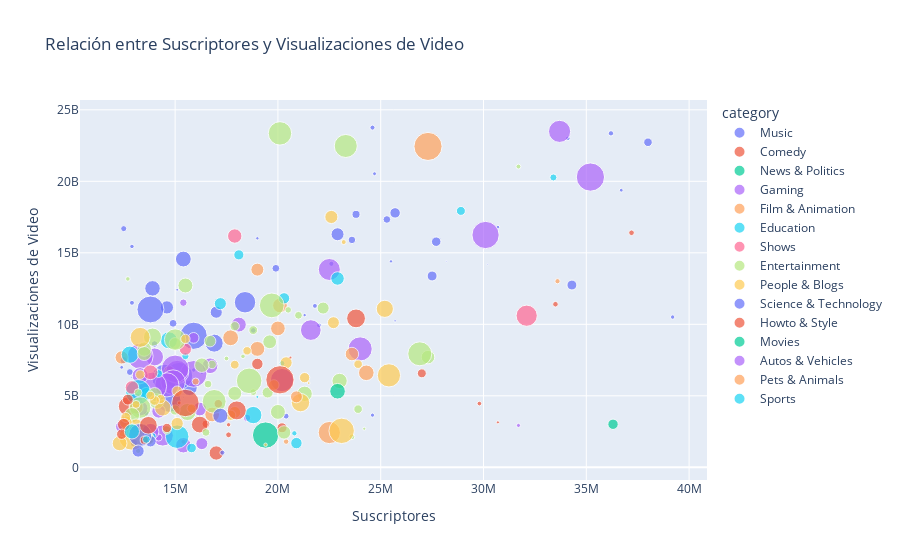

Notebook cell for this chart:
### Code cell
# Crear un gráfico de dispersión interactivo
fig = px.scatter(df, x='subscribers', y='video views', color='category', size='uploads',
                 hover_name='Youtuber', title='Relación entre Suscriptores y Visualizaciones de Video')

# Personalizar el diseño del gráfico
fig.update_layout(
    xaxis_title='Suscriptores',
    yaxis_title='Visualizaciones de Video',
    showlegend=True
)

# Mostrar el gráfico interactivo
fig.show()

### Figure 1 — Plotly figure (JSON) as saved in the notebook; plotly's stock layout.template omitted (floating-point values rounded to 4 significant figures)
{"data": [{"hovertemplate": "<b>%{hovertext}</b><br><br>category=Music<br>subscribers=%{x}<br>video views=%{y}<br>uploads=%{marker.size}<extra></extra>", "hovertext": ["XXXTENTACION", "Daddy Yankee", "Bruno Mars", "Ozuna", "Geet MP3", "J Balvin", "ImagineDragons", "Adele", "Michael Jackson", "toycantando", "Wiz Khalifa", "David Guetta", "Nicki Minaj", "Post Malone", "Coldplay", "EminemVEVO", "KatyPerryVEVO", "Enrique Iglesias", "NickyJamTV", "toyorbabytv", "The Chainsmokers", "Charlie Puth", "Dua Lipa", "Becky G", "Emiway Bantai", "Gusttavo Lima Oficial", "Calvin Harris", "Farruko", "RsiamMusic : ï¿½ï¿½ï¿½ï¿½ï¿½ï¿½ï¿½ï¿½", "Queen Official", "Pop Chartbusters", "Camila Cabello", "MK MUSIC", "Camilo", "DM - Desi Melodies", "Zee Music Classic", "Katakit Baby TV", "Genierock", "zayn", "SRK MUSIC", "AdeleVEVO", "50 Cent", "melanie martinez", "Camila Loures", "O Reino Infantil", "Aadishakti Films", "Hear This Music", "Neha Kakkar", "Lana Del Rey", "Luli Pampï¿½", "Atlantic Records", "Think Music India", "Lindsey Stirling", "Awakening Music", "Lokdhun Punjabi", "Lofi Girl", "Akon", "Rauw Alejandro", "EnriqueIglesiasVEVO", "Duo Tiempo De Sol", "elcarteldesantatv", "Mundo Bita", "Migos ATL"], "legendgroup": "Music", "marker": {"color": "#636efa", "size": [133, 505, 99, 196, 679, 141, 92, 15, 15, 619, 682, 749, 42, 78, 398, 104, 175, 443, 392, 1159, 180, 157, 164, 78, 239, 416, 79, 217, 3159, 1015, 2235, 80, 5105, 132, 79, 1640, 220, 1725, 21, 5056, 52, 419, 127, 3978, 1206, 4790, 39, 149, 43, 294, 1660, 4978, 199, 814, 1262, 409, 39, 168, 137, 323, 377, 253, 99], "sizemode": "area", "sizeref": 13.73, "symbol": "circle"}, "mode": "markers", "name": "Music", "orientation": "v", "showlegend": true, "type": "scatter", "x": [39200000, 38000000, 36700000, 36200000, 34300000, 34100000, 30700000, 30200000, 28200000, 27700000, 27500000, 25700000, 25700000, 25500000, 25300000, 24700000, 24600000, 23800000, 23600000, 22900000, 22600000, 22000000, 21800000, 21300000, 20400000, 19900000, 19000000, 18800000, 18400000, 17000000, 16900000, 16300000, 15900000, 15900000, 15700000, 15700000, 15500000, 15400000, 15400000, 15200000, 15100000, 14900000, 14900000, 14700000, 14600000, 14500000, 14500000, 14100000, 14100000, 14000000, 13900000, 13800000, 13600000, 13500000, 13100000, 13000000, 12900000, 12900000, 12900000, 12800000, 12500000, 12500000, 12400000], "xaxis": "x", "y": [10507474316, 22731415608, 19378155425, 23355801606, 12746535822, 23005313609, 16793072362, 14199108016, 14412474625, 15777682516, 13379395501, 17793809548, 10242981063, 14401218086, 17331663193, 20531704527, 23755792542, 17688774915, 15901824841, 16298342829, 14231943358, 9924807127, 11288359365, 10644857969, 3579555124, 13917423958, 16014044618, 9573641299, 11544297793, 10847948832, 8684010451, 6613422635, 9198986881, 6802382479, 5914071870, 5558051295, 6386271870, 14564170905, 4909687948, 6391679636, 12413869881, 10069000444, 4395184343, 4684983333, 11182302317, 6290721701, 9201428420, 2131548711, 6884215292, 8623705301, 12513842343, 11039343563, 3764608356, 5545936485, 4712624489, 1698279553, 6300933122, 11504090820, 15446707595, 6662288136, 7489455451, 16690788752, 6993406259], "yaxis": "y"}, {"hovertemplate": "<b>%{hovertext}</b><br><br>category=Comedy<br>subscribers=%{x}<br>video views=%{y}<br>uploads=%{marker.size}<extra></extra>", "hovertext": ["Jkk Entertainment", "KHANDESHI MOVIES", "Round2hell", "ashish chanchlani vines", "Brent Rivera", "Bizarrap", "Noor Stars", "MissaSinfonia", "TheBrianMaps", "Prajapati News", "FailArmy", "T3ddy", "Harsh Beniwal", "The MriDul", "Chad Wild Clay", "O Que Nï¿½ï¿½ï¿½ï¿½ï¿½ï¿", "Franco Escamilla", "Make Joke Of"], "legendgroup": "Comedy", "marker": {"color": "#EF553B", "size": [220, 217, 67, 151, 554, 83, 693, 233, 498, 1407, 438, 1930, 165, 106, 698, 696, 2483, 62], "sizemode": "area", "sizeref": 13.73, "symbol": "circle"}, "mode": "markers", "name": "Comedy", "orientation": "v", "showlegend": true, "type": "scatter", "x": [37200000, 33500000, 30700000, 29800000, 27000000, 20600000, 20200000, 17600000, 17100000, 17000000, 16500000, 16200000, 15400000, 15200000, 14700000, 13700000, 12700000, 12300000], "xaxis": "x", "y": [16402066717, 11405809704, 3145161634, 4457913639, 6570935979, 7657171980, 2764127969, 2274007523, 4448334716, 1001465469, 3037260680, 2990185467, 1781226000, 4503880875, 6751985988, 1967930734, 4266957149, 2129773714], "yaxis": "y"}, {"hovertemplate": "<b>%{hovertext}</b><br><br>category=News & Politics<br>subscribers=%{x}<br>video views=%{y}<br>uploads=%{marker.size}<extra></extra>", "hovertext": ["YouTube", "DLS News"], "legendgroup": "News & Politics", "marker": {"color": "#00cc96", "size": [744, 4750], "sizemode": "area", "sizeref": 13.73, "symbol": "circle"}, "mode": "markers", "name": "News & Politics", "orientation": "v", "showlegend": true, "type": "scatter", "x": [36300000, 19400000], "xaxis": "x", "y": [3010784935, 2255542592], "yaxis": "y"}, {"hovertemplate": "<b>%{hovertext}</b><br><br>category=Gaming<br>subscribers=%{x}<br>video views=%{y}<br>uploads=%{marker.size}<extra></extra>", "hovertext": ["Markiplier", "SSSniperWolf", "Dream", "jacksepticeye", "Preston", "SSundee", "MiawAug", "Marmok", "SQUEEZIE", "CoryxKenshin", "Technoblade", "JJ Olatunji", "Lyna", "Unspeakable", "FFUNTV", "Mobile Legends: Bang Bang", "EdisonPts", "Kwebbelkop", "TazerCraft", "PrestonPlayz", "Gyan Gamingï¿½", "TommyInnit", "E-MasterSensei", "ýýýýýýýýýýýý", "Jazzghost", "ýýýýýýýý/Atro", "Acenix", "penguinz0", "BanderitaX", "AzzyLand", "Morgz", "Timba Vk"], "legendgroup": "Gaming", "marker": {"color": "#ab63fa", "size": [5490, 3366, 116, 5114, 4009, 3315, 3713, 374, 1521, 1693, 989, 1294, 4906, 796, 379, 1647, 3733, 5198, 4175, 4009, 3086, 342, 1300, 2210, 5494, 1952, 368, 4613, 1640, 1749, 825, 1024], "sizemode": "area", "sizeref": 13.73, "symbol": "circle"}, "mode": "markers", "name": "Gaming", "orientation": "v", "showlegend": true, "type": "scatter", "x": [35200000, 33700000, 31700000, 30100000, 24000000, 22500000, 20200000, 18500000, 18100000, 16700000, 16300000, 16200000, 15900000, 15900000, 15400000, 15400000, 15100000, 15000000, 14900000, 14600000, 14400000, 14200000, 14200000, 14000000, 13900000, 13800000, 13600000, 13300000, 13300000, 13300000, 12600000, 12400000], "xaxis": "x", "y": [20297931219, 23492684419, 2930015381, 16246625836, 8279004442, 13835173331, 6098644584, 3457618361, 9983065083, 7102965621, 1656452554, 4076692623, 6534326412, 9052367553, 11513738907, 1543608082, 6668507856, 6889304306, 5956193599, 5766647017, 2224121890, 2084791147, 3920559552, 7719743112, 5673347763, 2480957682, 2122062016, 7773543609, 4129249415, 6412313570, 3303595310, 2840137980], "yaxis": "y"}, {"hovertemplate": "<b>%{hovertext}</b><br><br>category=Film & Animation<br>subscribers=%{x}<br>video views=%{y}<br>uploads=%{marker.size}<extra></extra>", "hovertext": ["Selena Gomez", "Nick Jr.", "Pen Movies", "Peppa Pig Espaï¿½ï¿½ï¿½ï¿½ï¿½ï¿½ï¿½ï¿½ï¿½", "Goldmines Cineplex", "Totoy kids - Portuguï¿½", "Pencilmation", "Green Gold TV - Official Channel", "Wow Kidz Action", "Turma da Mï¿½ï¿½", "Les' Copaque Production", "Gato Galactico | GALï¿½ï¿", "Totoy kids - Espaï¿½ï", "Peppa Pig em Portuguï¿½ï¿½ï¿½ï¿½ï¿½ï¿½ï¿½ï¿½ï¿", "Zee Kids"], "legendgroup": "Film & Animation", "marker": {"color": "#FFA15A", "size": [188, 5438, 1667, 1251, 3377, 206, 1481, 1476, 1525, 1154, 1716, 1491, 344, 1365, 1212], "sizemode": "area", "sizeref": 13.73, "symbol": "circle"}, "mode": "markers", "name": "Film & Animation", "orientation": "v", "showlegend": true, "type": "scatter", "x": [33600000, 27300000, 24300000, 23600000, 22500000, 20400000, 20100000, 20000000, 19000000, 19000000, 17700000, 16800000, 16000000, 13100000, 12400000], "xaxis": "x", "y": [13013567335, 22440611155, 6608773195, 7920637200, 2431154438, 1796227417, 11317309935, 9715291883, 8281724393, 13824277846, 9059696049, 3693798804, 5997599089, 4214172991, 7683670251], "yaxis": "y"}, {"hovertemplate": "<b>%{hovertext}</b><br><br>category=Education<br>subscribers=%{x}<br>video views=%{y}<br>uploads=%{marker.size}<extra></extra>", "hovertext": ["CVS 3D Rhymes & Kids Songs", "infobells - Tamil", "BabyBus - Canciones Infantiles & Videos para Niï¿½ï", "Dr. Vivek Bindra: Motivational Speaker", "Kurzgesagt ï¿½ï¿½ï¿½ï¿½ï¿½ï¿", "BabyBus - Cerita & Lagu Anak-anak", "Kiddiestv Hindi - Nursery Rhymes & Kids Songs", "ýýýýýýýýýýýýýý ýýýý", "TED-Ed", "Blippi - Educational Videos for Kids", "El Reino a Jugar", "Dear Sir", "Infobells Bangla", "Daftar Populer", "Netflix Jr.", "infobells - Kannada", "Veritasium", "infobells", "JOJO TV - Hindi Stories", "The Infographics Show", "Right to Shiksha"], "legendgroup": "Education", "marker": {"color": "#19d3f3", "size": [338, 555, 1251, 896, 193, 875, 226, 60, 2072, 707, 1007, 633, 359, 3810, 1996, 433, 369, 495, 1097, 4279, 2044], "sizemode": "area", "sizeref": 13.73, "symbol": "circle"}, "mode": "markers", "name": "Education", "orientation": "v", "showlegend": true, "type": "scatter", "x": [33400000, 28900000, 22900000, 20900000, 20800000, 20300000, 20200000, 19000000, 18800000, 18100000, 17200000, 15800000, 15500000, 15100000, 14700000, 14200000, 13900000, 13700000, 13600000, 13200000, 12800000], "xaxis": "x", "y": [20269857567, 17930570614, 13206471140, 1693149479, 2378448129, 11819051552, 7274150246, 4924054368, 3654621568, 14857290259, 11445492404, 1349288771, 7776706184, 2143140898, 8882319696, 6554000320, 2165885634, 5178142148, 5141201173, 5263540904, 7876740921], "yaxis": "y"}, {"hovertemplate": "<b>%{hovertext}</b><br><br>category=Shows<br>subscribers=%{x}<br>video views=%{y}<br>uploads=%{marker.size}<extra></extra>", "hovertext": ["Mr Bean", "MGC Playhouse", "ýýýýýýýý ýý ýýýýýýýý", "Kids TV India Hindi Nursery Rhymes", "ýýýýýýýý ýýýý ýýýýýýýýýýýýýý"], "legendgroup": "Shows", "marker": {"color": "#FF6692", "size": [3091, 1426, 1021, 1505, 1255], "sizemode": "area", "sizeref": 13.73, "symbol": "circle"}, "mode": "markers", "name": "Shows", "orientation": "v", "showlegend": true, "type": "scatter", "x": [32100000, 17900000, 15500000, 13800000, 12900000], "xaxis": "x", "y": [10602236110, 16174530046, 8265129639, 6646953396, 5585085130], "yaxis": "y"}, {"hovertemplate": "<b>%{hovertext}</b><br><br>category=Entertainment<br>subscribers=%{x}<br>video views=%{y}<br>uploads=%{marker.size}<extra></extra>", "hovertext": ["DONA ï¿½ï¿½", "Crazy XYZ", "Renato Garcia YT", "MrBeast en Espaï¿½ï", "James Charles", "Juan De Dios Pantoja", "Sesame Street", "DrossRotzank", "Kinder Spielzeug Kanal (Kidibli)", "Infinite", "Lyrical Lemonade", "Ninja Kidz TV", "Got Talent Global", "CookieSwirlC", "Gordon Ramsay", "Britain's Got Talent", "tabii Urdu", "RKD Studios", "Sidemen", "ýýýýýýýýýýýýýýýýýýýýýý", "Shemaroo Comedy", "Miley Cyrus", "RobleisIUTU", "Like Nastya VNM", "Fun For Kids TV - Hindi Rhymes", "VICE", "Like Nastya IDN", "With Kids[ï¿½ï¿½ï¿½ï¿½ï", "Jordan Matter", "ýýýýýýýý ýýýýýýýýýýýýýýýýýýýýýý", "Bollywood Classics", "Juliana Baltar", "Kashvi Adlakha", "XpressTV", "THE BROWN SIBLINGS", "A2 Motivation by Arvind Arora", "Doc Tops", "Bie The Ska", "Crescendo com Luluca", "karameeshchannel", "Airrack", "Goldmines Premiere", "Lady Diana", "Vijay Kumar Viner Vlogs", "Vogue", "BIBO ï¿½ï¿½ï¿½ï¿½ï¿½ï¿", "MC Divertida", "Davie504", "Top Viral Talent", "YoungBoy Never Broke Again"], "legendgroup": "Entertainment", "marker": {"color": "#B6E880", "size": [166, 1259, 3956, 67, 505, 226, 3657, 1598, 999, 1608, 420, 296, 1245, 3774, 1527, 4225, 1306, 847, 312, 530, 4487, 142, 1344, 602, 149, 3900, 502, 920, 413, 421, 1444, 2019, 1525, 724, 965, 3168, 490, 1540, 1307, 2254, 173, 975, 1403, 1357, 3166, 192, 413, 838, 1598, 142], "sizemode": "area", "sizeref": 13.73, "symbol": "circle"}, "mode": "markers", "name": "Entertainment", "orientation": "v", "showlegend": true, "type": "scatter", "x": [31700000, 27300000, 26900000, 24200000, 23900000, 23600000, 23300000, 23000000, 22200000, 21300000, 21000000, 20500000, 20300000, 20100000, 20000000, 19700000, 19600000, 19500000, 18800000, 18800000, 18600000, 18300000, 17900000, 17900000, 17500000, 16900000, 16800000, 16700000, 16600000, 16500000, 16300000, 15600000, 15500000, 15000000, 15000000, 15000000, 14600000, 14100000, 14000000, 13900000, 13800000, 13700000, 13500000, 13500000, 13300000, 13200000, 13200000, 13000000, 12900000, 12700000], "xaxis": "x", "y": [21031745531, 7705492350, 7938616641, 2700914170, 4067878931, 2135644776, 22471357411, 6041264489, 11136266461, 5141834668, 10631638628, 11009148579, 2441288701, 23353115850, 3875172235, 11323617496, 8779729549, 5234251168, 5257834105, 9594188708, 6047584292, 7760819588, 5168721499, 9867515979, 7612385622, 4609753237, 7195314800, 8826138204, 5819508534, 2440934034, 7141825267, 3869457097, 12714141740, 4008801873, 8658553456, 8932038210, 2613197447, 4627069704, 5094050461, 9106781518, 2224911030, 1973638757, 8265920659, 7958771872, 4177184071, 1148422000, 5224764969, 2683297849, 3643698504, 13174393401], "yaxis": "y"}, {"hovertemplate": "<b>%{hovertext}</b><br><br>category=People & Blogs<br>subscribers=%{x}<br>video views=%{y}<br>uploads=%{marker.size}<extra></extra>", "hovertext": ["Rans Entertainment", "WB Kids", "Diana and Roma EN", "Lady Gaga", "TED", "Vania Mania Kids", "mmoshaya", "Tekashi 6ix9ine", "The Royalty Family", "Baim Paula", "Jake Paul", "Crafty Panda", "JukiLop", "Like Nastya Vlog", "David Dobrik", "KatieAngel", "tanboy kun", "Arif muhammad", "Blippi Espaï¿½ï", "PowerfulJRE", "Mohamed Ramadan I ï¿½ï¿½ï¿½ï¿½ï¿½ï¿½ï", "Indore Physical Academy", "Super Polina", "TV Ana Emilia", "123 GO! Spanish", "ýýýýýýýýýýýýýýýýýý", "Kids Lineï¿½ï¿½ï¿½ï¿½ï¿½ï¿½ï¿½", "Painzeiro", "ýýýýýýýýýýýýýýý Ms Yeah", "RaptorGamer", "Pastor Antï¿½ï¿½ï¿½ï¿½ï", "CaseyNeistat", "ýýýýýýýýýSULGI", "Free Fire India Official"], "legendgroup": "People & Blogs", "marker": {"color": "#FECB52", "size": [3716, 2025, 511, 172, 4445, 985, 1189, 51, 733, 2325, 1006, 760, 85, 493, 536, 982, 739, 542, 598, 1037, 753, 1838, 576, 651, 520, 608, 2742, 1077, 435, 1444, 4712, 1101, 683, 1500], "sizemode": "area", "sizeref": 13.73, "symbol": "circle"}, "mode": "markers", "name": "People & Blogs", "orientation": "v", "showlegend": true, "type": "scatter", "x": [25400000, 25200000, 23900000, 23200000, 23100000, 22700000, 22600000, 21500000, 21300000, 21100000, 20400000, 19800000, 19400000, 18500000, 17900000, 17900000, 17700000, 15800000, 15500000, 15100000, 15100000, 14400000, 14300000, 14000000, 13800000, 13300000, 13300000, 13100000, 13100000, 13100000, 12900000, 12600000, 12600000, 12300000], "xaxis": "x", "y": [6430853035, 11081602368, 7213499085, 15751661213, 2551113422, 10115316784, 17507060680, 5890180734, 6269945014, 4526271677, 7311322368, 5759442450, 1577859332, 8147575884, 7176572299, 3841205465, 3647267655, 4122634467, 8984089026, 3060202847, 5324913850, 4156427797, 4776507159, 4674164601, 5019136690, 6482687220, 9088562002, 2555801802, 4399833602, 2879263916, 2112274210, 3152402405, 3485373675, 1674409945], "yaxis": "y"}, {"hovertemplate": "<b>%{hovertext}</b><br><br>category=Science & Technology<br>subscribers=%{x}<br>video views=%{y}<br>uploads=%{marker.size}<extra></extra>", "hovertext": ["Mark Rober", "Apple", "Marques Brownlee", "Hacksmith Industries", "Trakin Tech", "Technology Gyan"], "legendgroup": "Science & Technology", "marker": {"color": "#636efa", "size": [120, 180, 1567, 887, 3640, 1022], "sizemode": "area", "sizeref": 13.73, "symbol": "circle"}, "mode": "markers", "name": "Science & Technology", "orientation": "v", "showlegend": true, "type": "scatter", "x": [24600000, 17300000, 17200000, 13800000, 13300000, 13200000], "xaxis": "x", "y": [3647987299, 1026425106, 3606912471, 1820559912, 2262690743, 1138262456], "yaxis": "y"}, {"hovertemplate": "<b>%{hovertext}</b><br><br>category=Howto & Style<br>subscribers=%{x}<br>video views=%{y}<br>uploads=%{marker.size}<extra></extra>", "hovertext": ["Troom Troom", "5-Minute Crafts PLAY", "SUPER SLICK SLIME SAM", "Manual do Mundo", "ýýýýýýýýý Liziqi", "ýýýýýýýý ýýýýýýýýýýýýýý ýýýý 5 ýýýýýýýýýý", "Mis Pastelitos", "NishaMadhulika", "Wengie", "Blossom", "First We Feast", "bharatzkitchen HINDI"], "legendgroup": "Howto & Style", "marker": {"color": "#EF553B", "size": [2425, 5491, 903, 2470, 128, 5183, 603, 2158, 462, 812, 1076, 729], "sizemode": "area", "sizeref": 13.73, "symbol": "circle"}, "mode": "markers", "name": "Howto & Style", "orientation": "v", "showlegend": true, "type": "scatter", "x": [23800000, 20100000, 19000000, 18000000, 17600000, 15500000, 14600000, 13700000, 13500000, 12700000, 12500000, 12400000], "xaxis": "x", "y": [10414479943, 6119294270, 7229175322, 3980991248, 2977741577, 4499826716, 2750902766, 2939201386, 1900272833, 4733873025, 2983799729, 2315226648], "yaxis": "y"}, {"hovertemplate": "<b>%{hovertext}</b><br><br>category=Movies<br>subscribers=%{x}<br>video views=%{y}<br>uploads=%{marker.size}<extra></extra>", "hovertext": ["Ultra Movie Parlour"], "legendgroup": "Movies", "marker": {"color": "#00cc96", "size": [1670], "sizemode": "area", "sizeref": 13.73, "symbol": "circle"}, "mode": "markers", "name": "Movies", "orientation": "v", "showlegend": true, "type": "scatter", "x": [22900000], "xaxis": "x", "y": [5320485069], "yaxis": "y"}, {"hovertemplate": "<b>%{hovertext}</b><br><br>category=Autos & Vehicles<br>subscribers=%{x}<br>video views=%{y}<br>uploads=%{marker.size}<extra></extra>", "hovertext": ["DUDU e CAROL"], "legendgroup": "Autos & Vehicles", "marker": {"color": "#ab63fa", "size": [2942], "sizemode": "area", "sizeref": 13.73, "symbol": "circle"}, "mode": "markers", "name": "Autos & Vehicles", "orientation": "v", "showlegend": true, "type": "scatter", "x": [21600000], "xaxis": "x", "y": [9597894786], "yaxis": "y"}, {"hovertemplate": "<b>%{hovertext}</b><br><br>category=Pets & Animals<br>subscribers=%{x}<br>video views=%{y}<br>uploads=%{marker.size}<extra></extra>", "hovertext": ["Brave Wilderness"], "legendgroup": "Pets & Animals", "marker": {"color": "#FFA15A", "size": [982], "sizemode": "area", "sizeref": 13.73, "symbol": "circle"}, "mode": "markers", "name": "Pets & Animals", "orientation": "v", "showlegend": true, "type": "scatter", "x": [20900000], "xaxis": "x", "y": [4927879069], "yaxis": "y"}, {"hovertemplate": "<b>%{hovertext}</b><br><br>category=Sports<br>subscribers=%{x}<br>video views=%{y}<br>uploads=%{marker.size}<extra></extra>", "hovertext": ["DALLMYD", "gymvirtual"], "legendgroup": "Sports", "marker": {"color": "#19d3f3", "size": [412, 1572], "sizemode": "area", "sizeref": 13.73, "symbol": "circle"}, "mode": "markers", "name": "Sports", "orientation": "v", "showlegend": true, "type": "scatter", "x": [13600000, 12900000], "xaxis": "x", "y": [1948925559, 2509752944], "yaxis": "y"}], "layout": {"legend": {"itemsizing": "constant", "title": {"text": "category"}, "tracegroupgap": 0}, "showlegend": true, "title": {"text": "Relación entre Suscriptores y Visualizaciones de Video"}, "xaxis": {"anchor": "y", "domain": [0, 1], "title": {"text": "Suscriptores"}}, "yaxis": {"anchor": "x", "domain": [0, 1], "title": {"text": "Visualizaciones de Video"}}}}
